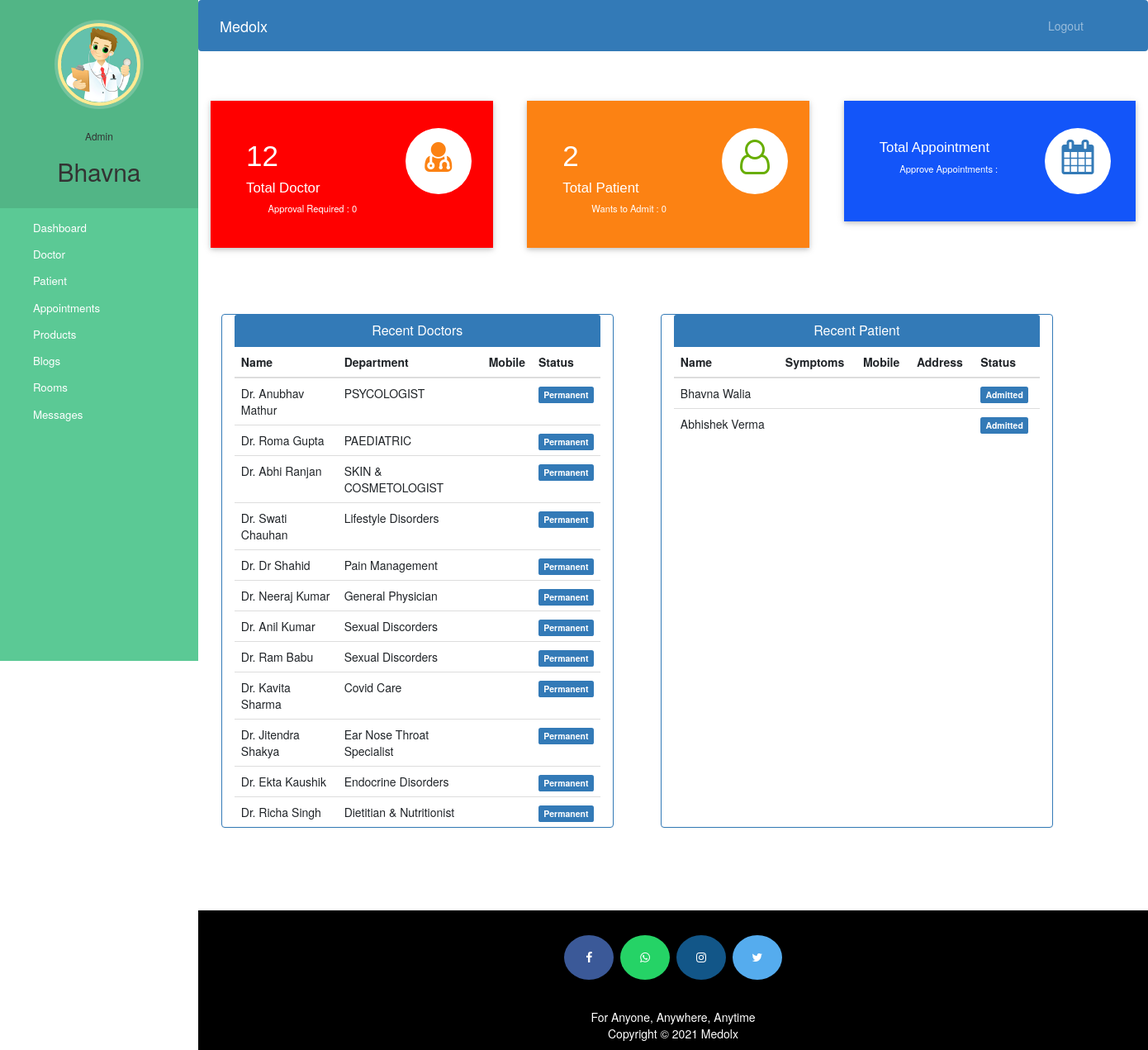
Screenshot of /admin_dashboard (signed in) with the database file from the repository.
### medolx/models.py (models this page shows, shortened)
class Doctor(models.Model):
    user=models.OneToOneField(User,on_delete=models.CASCADE)
    email = models.CharField(max_length=35)
    phone_no = models.CharField(max_length=10, unique=True)
    address = models.CharField(max_length=40)
    qualification = CharField(max_length=25)
    hospital_name = models.CharField(max_length=50)
    gender = (
        ('M', 'Male'),
        ('F', 'Female'),
    )
    gender = models.CharField(max_length=1, choices=gender)
    department= models.CharField(max_length=50,choices=departments,default='Cardiologist')
    experience = CharField(max_length=5)
    consultation_fee = CharField(max_length=5)
    profile_pic= models.ImageField(upload_to='static/profile_pic/DoctorProfilePic/',null=True,blank=True)
    status=models.BooleanField(default=False)
    @property
    def get_name(self):
        return "Dr. " + self.user.first_name+" "+self.user.last_name

class Patient(models.Model):
    user=models.OneToOneField(User,on_delete=models.CASCADE, default=None)
    email=models.CharField(max_length=30)
    phone_no = models.CharField(max_length=10, unique=True)
    gender = (
        ('M', 'Male'),
        ('F', 'Female'),
    )
    gender = models.CharField(max_length=1, choices=gender)
    status=models.BooleanField(default=False)
    @property
    def get_name(self):
        return self.user.first_name+" "+self.user.last_name

### medolx/views.py (the view)
# urls.py: path('admin_dashboard', views.admin_dashboard, name="admin_dashboard"),
@user_passes_test(lambda u: u.is_superuser)
def admin_dashboard(request):
    doctors=models.Doctor.objects.all().order_by('-id')
    patients=models.Patient.objects.all().order_by('-id')
    doctorcount=models.Doctor.objects.all().filter(status=True).count()
    pendingdoctorcount=models.Doctor.objects.all().filter(status=False).count()
    patientcount=models.Patient.objects.all().filter(status=True).count()
    pendingpatientcount=models.Patient.objects.all().filter(status=False).count()
    mydict={
    'doctors':doctors,
    'patients':patients,
    'doctorcount':doctorcount,
    'pendingdoctorcount':pendingdoctorcount,
    'patientcount':patientcount,
    'pendingpatientcount':pendingpatientcount,
    }
    return render(request,'admin_dashboard.html',context=mydict)

### templates/admin_dashboard.html (shortened to what this page needs)
{% extends 'admin_base.html' %}
{% load static %}
{% block content %}
{%include 'admin_dashboard_cards.html'%}
<br><br><br><br>
<div class="container">
  <div class="row">
    <div class="panel panel-primary col-md-5" style="margin-left:2%;">
      <div class="panel-heading" style="text-align:center;">
        <h6 class="panel-title">Recent Doctors</h6>
      </div>
      <table class="table table-hover" id="dev-table">
        <thead>
          <tr>
            <th>Name</th>
            <th>Department</th>
            <th>Mobile</th>
            <th>Status</th>
          </tr>
        </thead>
        {% for d in doctors %}
        <tr>
          <td> {{d.get_name}}</td>
          <td>{{d.department}}</td>
          <td>{{d.mobile}}</td>
          {%if d.status%}
          <td> <span class="label label-primary">Permanent</span></td>
          {% else %}
          <td> <span class="label label-success">On Hold</span></td>
          {% endif %}
        </tr>
        {% endfor %}
      </table>
    </div>
    <div class="panel panel-primary col-md-5" style="margin-left:5%;">
      <div class="panel-heading" style="text-align:center;">
        <h6 class="panel-title">Recent Patient</h6>
      </div>
      <table class="table table-hover" id="dev-table">
        <thead>
          <tr>
            <th>Name</th>
            <th>Symptoms</th>
            <th>Mobile</th>
            <th>Address</th>
            <th>Status</th>
          </tr>
        </thead>
        {% for p in patients %}
        <tr>
          <td> {{p.get_name}}</td>
          <td>{{p.symptoms}}</td>
          <td>{{p.mobile}}</td>
          <td>{{p.address}}</td>
          {%if p.status%}
          <td> <span class="label label-primary">Admitted</span></td>
          {% else %}
          <td> <span class="label label-success">On Hold</span></td>
          {% endif %}
        </tr>
        {% endfor %}
      </table>
    </div>
  </div>
</div>
{% endblock content %}

### templates/admin_base.html (shortened to what this page needs)
<!DOCTYPE html>
{% load static %}
<html lang="en">
<head>
  <link rel="stylesheet" href="https://stackpath.bootstrapcdn.com/bootstrap/4.3.1/css/bootstrap.min.css">
  <link rel="stylesheet" href="https://maxcdn.bootstrapcdn.com/font-awesome/4.7.0/css/font-awesome.min.css">
  <link rel="stylesheet" href="{% static '/style.css' %}">
</head>
<body>
  <nav class="menu" tabindex="0">
    <header class="avatar">
      <img src="{% static "images/doctor.png" %}" />
      <br><br>
      <h6>Admin</h6>
      <h2>{{request.user.username}}</h2>
    </header>
    <ul>
      <li tabindex="0" class="icon-dashboard"> <a style="color:white; text-decoration:none;" href="/admin_dashboard"><span>Dashboard</span></a> </li>
      <li tabindex="0" class="icon-customers"> <a style="color:white; text-decoration:none;" href="/admin_doctor"><span>Doctor</span></a></li>
      <li tabindex="0" class="icon-users"> <a style="color:white; text-decoration:none;" href="/admin_patient"><span>Patient</span></a></li>
      <li tabindex="0" class="icon-calendar"> <a style="color:white; text-decoration:none;" href="/admin_view_appointments"><span>Appointments</span></a></li>
      <li tabindex="0" class="icon-customers"> <a style="color:white; text-decoration:none;" href="/admin_view_product"><span>Products</span></a></li>
      <li tabindex="0" class="icon-calendar"> <a style="color:white; text-decoration:none;" href="/admin_view_blog"><span>Blogs</span></a></li>
      <li tabindex="0" class="icon-calendar"> <a style="color:white; text-decoration:none;" href="/admin_view_room"><span>Rooms</span></a></li>
      <li tabindex="0" class="icon-calendar"> <a style="color:white; text-decoration:none;" href="/admin_view_message"><span>Messages</span></a></li>
    </ul>
  </nav>
  <main>
    <div class="bs-example">
      <nav class="navbar navbar-expand-md  navbar-dark fixed-top" style="background:#337AB7;">
        <a href="/admin_dashboard" class="navbar-brand">Medolx</a>
        <div class="collapse navbar-collapse justify-content-between" id="navbarCollapse">
          <div class="navbar-nav" style=" margin-left: 90%;">
            <a href="logout" class="nav-item nav-link">Logout</a>
          </div>
        </div>
      </nav>
    </div>
    <br><br>
    {% block content %}
    {% endblock content %}
    <br><br><br><br>
    <footer>
      <p>
        <a id="ftr" href="https://facebook.com/sumit.luv/" class="fa fa-facebook"></a>
        <a id="ftr" href="https://api.whatsapp.com/send?phone=919572181024&text=Hello%20Sumit.%0d%0aHow%20are%20you%20%3f%0d%0aI%20came%20from%20your%20website.&source=&data=#" class="fa fa-whatsapp"></a>
        <a id="ftr" href="https://instagram.com/sumit.luv" class="fa fa-instagram"></a>
        <a id="ftr" href="https://twitter.com/sumitkumar1503" class="fa fa-twitter"></a>
      </p>
      <br>
      <div class="container">
        <div class="row">
          <div class="col-md-12 col-sm-12">
            <div style="color:#ffffff;" class="wow fadeInUp footer-copyright">
              <p>For Anyone, Anywhere, Anytime<br>
                Copyright &copy; 2021 Medolx </p>
            </div>
          </div>
        </div>
      </div>
    </footer>
  </main>
</body>
</html>

### static/css/style.css (style rules this page uses)
* { padding: 0; margin: 0; text-decoration: none; list-style: none; box-sizing: border-box; }
a { text-decoration: none !important; }
h1,h2,h3,h4,h5,h6 { color:hsl(0, 0%, 30%); }

### templates/admin_base.html (style rules this page uses)
body { overflow-x: hidden; }
a:link { text-decoration: none; }
a { color: white; }
footer { padding: 0px 0px 0px 0px; background-color: black; margin: 0px; }
#ftr { padding: 20px; }
.fa { font-size: 23px; width: 60px; text-align: center; text-decoration: none; margin: 5px 2px; border-radius: 50%; }
.fa-facebook { background: #3B5998; color: white; margin-top: 30px; }
.fa-whatsapp { background: #25d366; color: white; }
.fa-twitter { background: #55ACEE; color: white; }
.fa-instagram { background: #125688; color: white; }
p { text-align: center; }
body { padding-left: 240px; }
main { position: relative; height: 100vh; }
.menu { background: #5bc995; height: 100vh; width: 240px; position: fixed; top: 0px; left: 0; z-index: 5; outline: none; }
.menu .avatar { background: rgba(0, 0, 0, 0.1); padding: 2em 0.5em; text-align: center; }
.menu .avatar img { width: 100px; border-radius: 50%; overflow: hidden; border: 4px solid #ffea92; box-shadow: 0 0 0 4px rgba(255, 255, 255, 0.2); }
.menu .avatar h2 { font-weight: normal; margin-bottom: 0; }
.menu ul { list-style: none; padding: 0.5em 0; margin: 0; }
.menu ul li { padding: 0.5em 1em 0.5em 3em; font-size: 0.95em; font-weight: regular; background-repeat: no-repeat; background-position: left 15px center; background-size: auto 20px; transition: all 0.15s linear; cursor: pointer; }
.menu ul li.icon-dashboard { background-image: url("http://www.entypo.com/images//gauge.svg"); }
.menu ul li.icon-customers { background-image: url("http://www.entypo.com/images//briefcase.svg"); }
.menu ul li.icon-users { background-image: url("http://www.entypo.com/images//users.svg"); }
.menu ul li.icon-calendar { background-image: url("http://www.entypo.com/images//calendar.svg"); }

### rows the page displays
Doctor: get_name "Dr. Anubhav Mathur", department "PSYCOLOGIST", status "Permanent"
Doctor: get_name "Dr. Roma Gupta", department "PAEDIATRIC", status "Permanent"
Doctor: get_name "Dr. Abhi Ranjan", department "SKIN & COSMETOLOGIST", status "Permanent"
Doctor: get_name "Dr. Swati Chauhan", department "Lifestyle Disorders", status "Permanent"
Doctor: get_name "Dr. Dr Shahid", department "Pain Management", status "Permanent"
Doctor: get_name "Dr. Neeraj Kumar", department "General Physician", status "Permanent"
Doctor: get_name "Dr. Anil Kumar", department "Sexual Discorders", status "Permanent"
Doctor: get_name "Dr. Ram Babu", department "Sexual Discorders", status "Permanent"
Doctor: get_name "Dr. Kavita Sharma", department "Covid Care", status "Permanent"
Doctor: get_name "Dr. Jitendra Shakya", department "Ear Nose Throat Specialist", status "Permanent"
Doctor: get_name "Dr. Ekta Kaushik", department "Endocrine Disorders", status "Permanent"
Doctor: get_name "Dr. Richa Singh", department "Dietitian & Nutritionist", status "Permanent"
Patient: get_name "Bhavna Walia", status "Admitted"
Patient: get_name "Abhishek Verma", status "Admitted"

### other values shown
{{ request.user.username }} "Bhavna"
{{ doctorcount }} "12"
{{ pendingdoctorcount }} "0"
{{ patientcount }} "2"
{{ pendingpatientcount }} "0"
